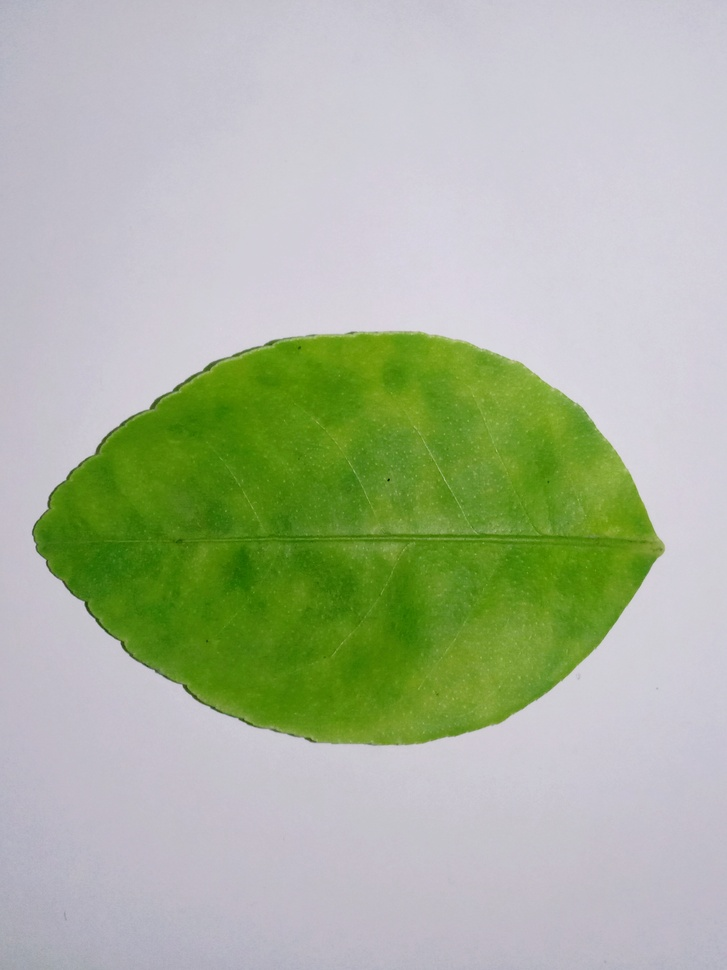
#> input picture images/daun_jeruk_nipis/055.jpg, 727 x 970 px, shrunk from 2332 x 3112 before the run, found by its file name
$ jupyter execute rotate.ipynb   (shell and % lines are left out)
#> lines starting #> are read from the running program, lines starting #| are printed output that depends on the picture
<a href="https://colab.research.google.com/github/YobaGabus/computer-vision/blob/main/image_fundamental/rotate.ipynb" target="_parent"></a>

[cell 1]
# import the necessary packages
import matplotlib.pyplot as plt
import argparse
import imutils
import cv2

[cell 2]
def plt_imshow(title, image):
    # convert the image frame BGR to RGB color space and display it
	image = cv2.cvtColor(image, cv2.COLOR_BGR2RGB)
	plt.imshow(image)
	plt.title(title)
	plt.grid(False)
	plt.show()

[cell 3]
args = {
    "image": "055.jpg"
}

[cell 4]
# load the image and show it
image = cv2.imread(args["image"])
#> image is the input picture: shape (970, 727, 3); mean B, G, R 158.1, 181.9, 171
plt_imshow("Original", image)

# grab the dimensions of the image and calculate the center of the
# image
(h, w) = image.shape[:2]
#> h = 970; w = 727
(cX, cY) = (w // 2, h // 2)
#> cX = 363; cY = 485

# rotate our image by 45 degrees around the center of the image
M = cv2.getRotationMatrix2D((cX, cY), 45, 1.0)
rotated = cv2.warpAffine(image, M, (w, h))
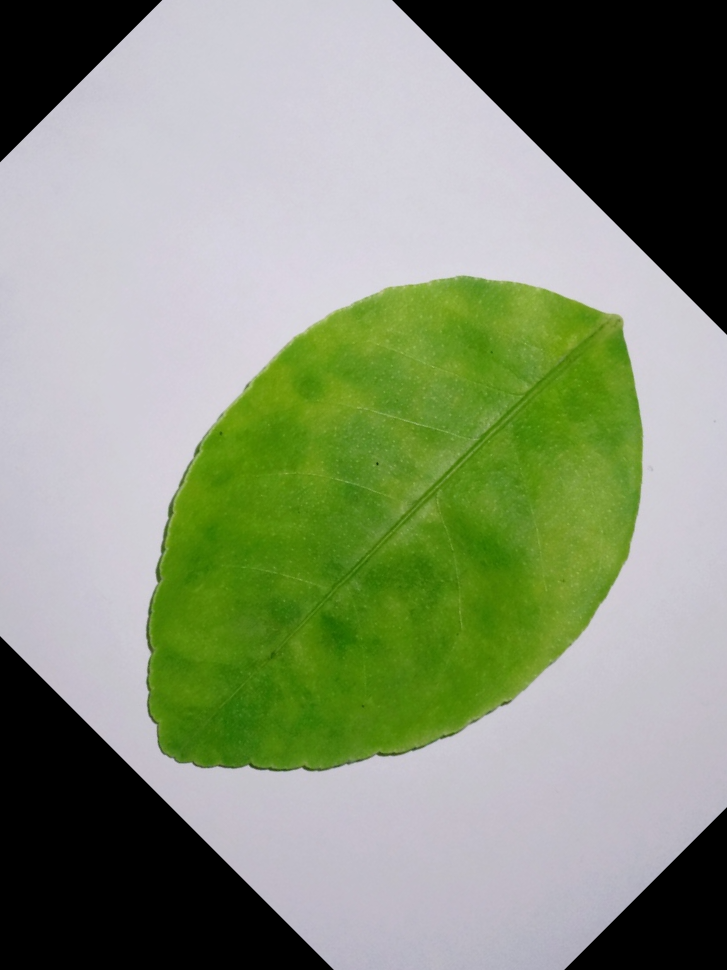
#> rotated: shape (970, 727, 3); mean B, G, R 118.7, 144.5, 133.1
plt_imshow("Rotated by 45 Degrees", rotated)

# rotate our image by -90 degrees around the image
M = cv2.getRotationMatrix2D((cX, cY), -90, 1.0)
rotated = cv2.warpAffine(image, M, (w, h))
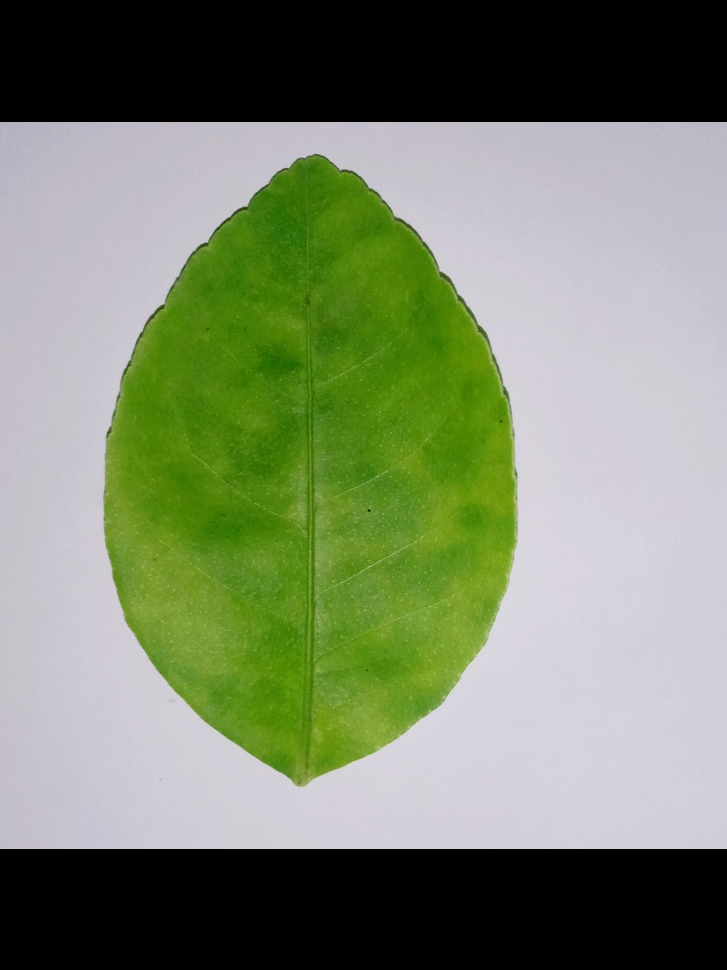
#> rotated: shape (970, 727, 3); mean B, G, R 107.5, 133.8, 122.3
plt_imshow("Rotated by -90 Degrees", rotated)

[cell 5]
# rotate our image around an arbitrary point rather than the center
M = cv2.getRotationMatrix2D((10, 10), 45, 1.0)
rotated = cv2.warpAffine(image, M, (w, h))
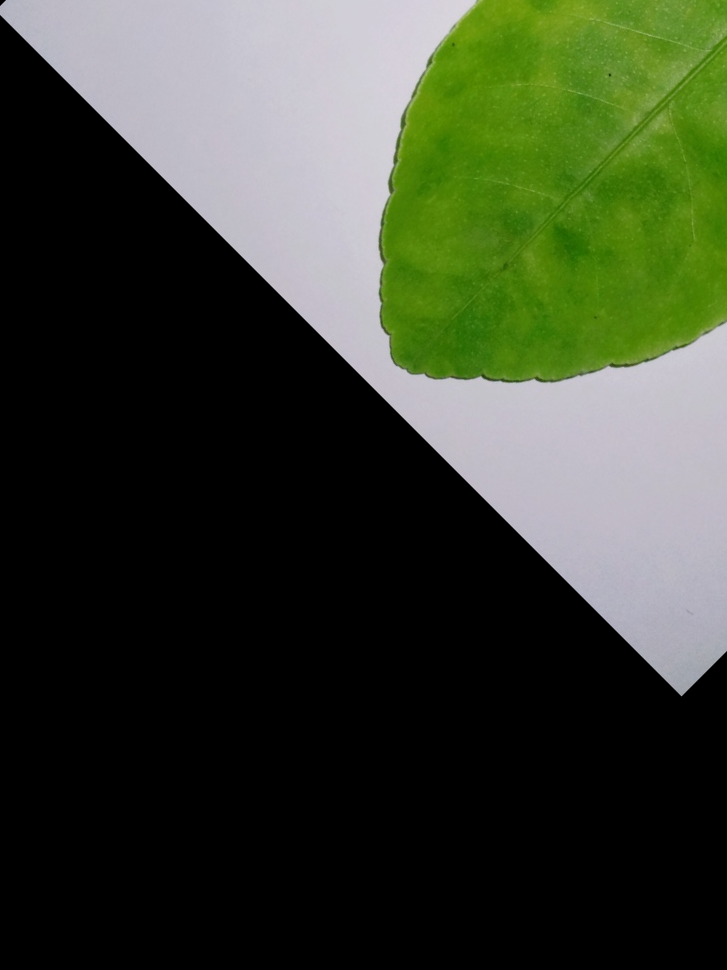
#> rotated: shape (970, 727, 3); mean B, G, R 46.8, 64.1, 56.2
plt_imshow("Rotated by Arbitrary Point", rotated)

[cell 6]
# use our imutils function to rotate an image 180 degrees
rotated = imutils.rotate(image, 180)
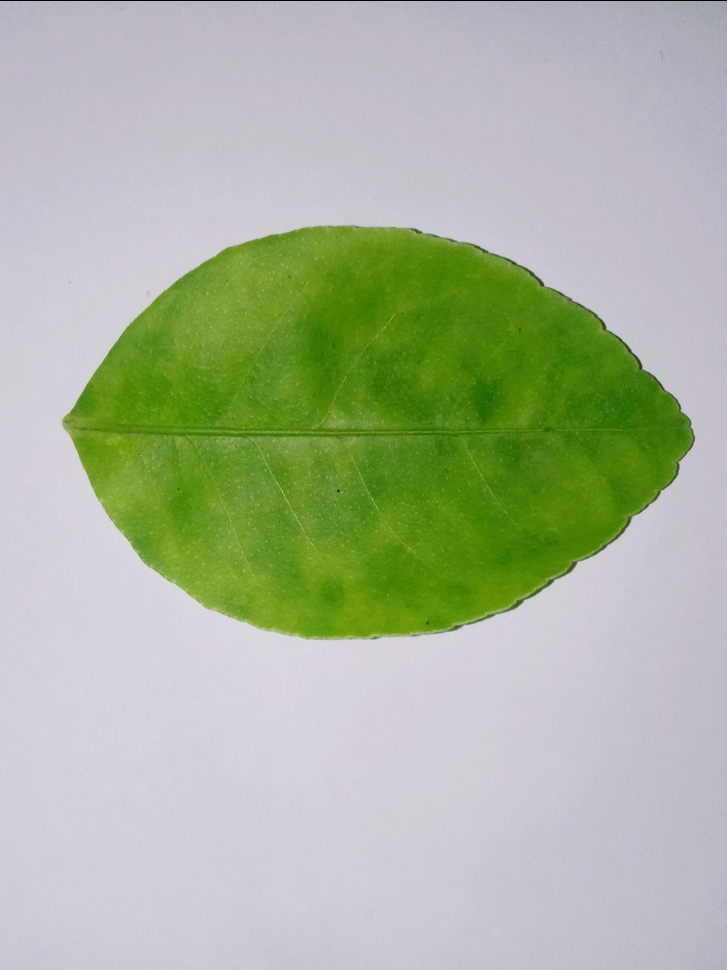
#> rotated: shape (970, 727, 3); mean B, G, R 157.9, 181.7, 170.8
plt_imshow("Rotated by 180 Degrees", rotated)

[cell 7]
# rotate our image by 33 degrees counterclockwise, ensuring the
# entire rotated image still views in the viewing area
rotated = imutils.rotate_bound(image, -33)
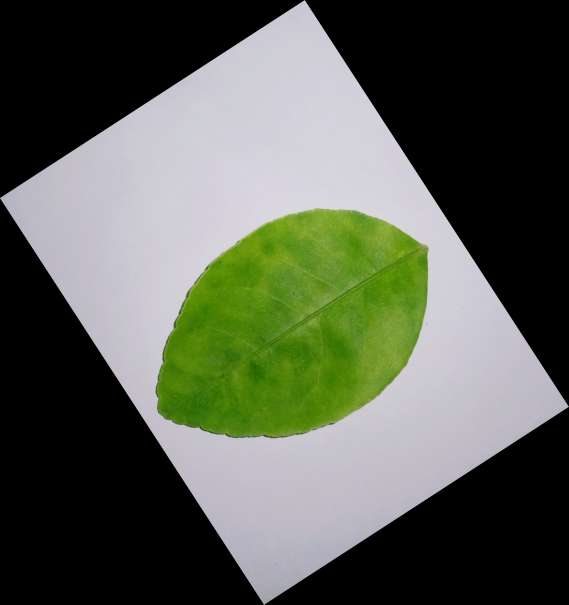
#> rotated: shape (1209, 1138, 3) (shown at 1/2 size); mean B, G, R 81.1, 93.2, 87.6
plt_imshow("Rotated Without Cropping", rotated)

$ run again, with images/daun_jeruk_nipis/001.jpg copied over images/daun_jeruk_nipis/055.jpg
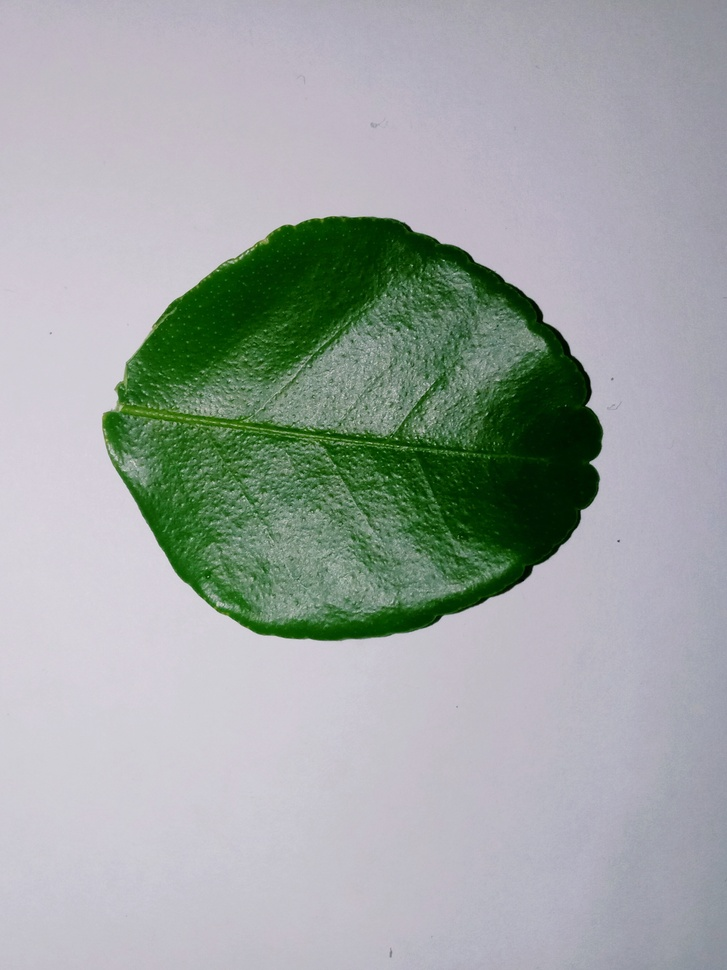
#> input picture images/daun_jeruk_nipis/001.jpg, 727 x 970 px, shrunk from 2332 x 3112 before the run, found by its file name
#> image is the input picture: shape (970, 727, 3); mean B, G, R 164.3, 166.3, 159.2
#> `rotated = imutils.rotate(image, 180)`:
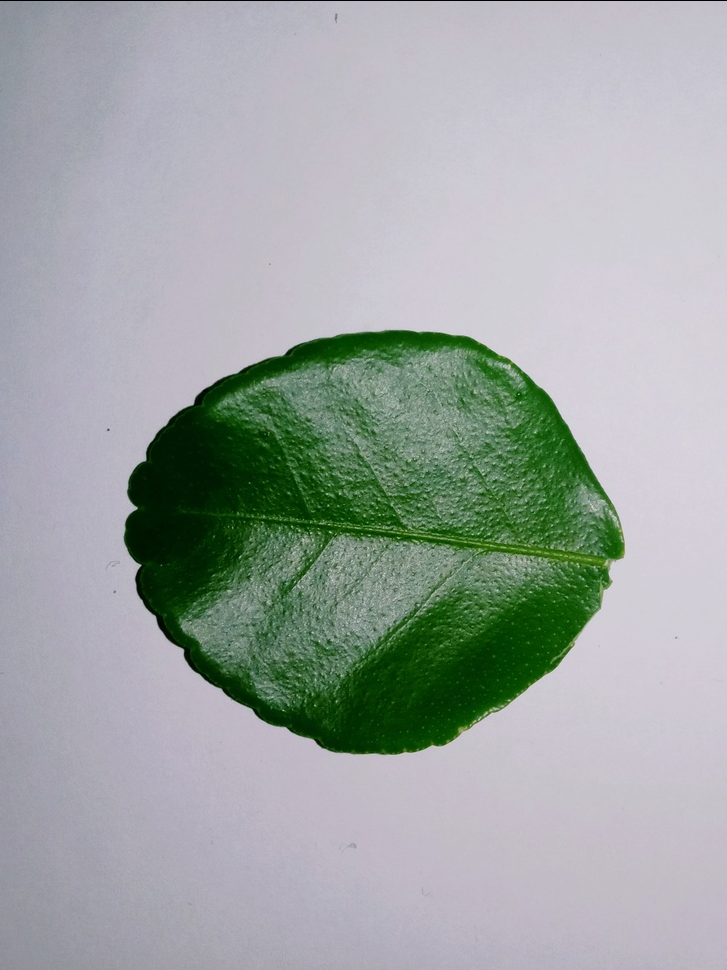
#> rotated: shape (970, 727, 3); mean B, G, R 164.1, 166.2, 159
#> `rotated = imutils.rotate_bound(image, -33)`:
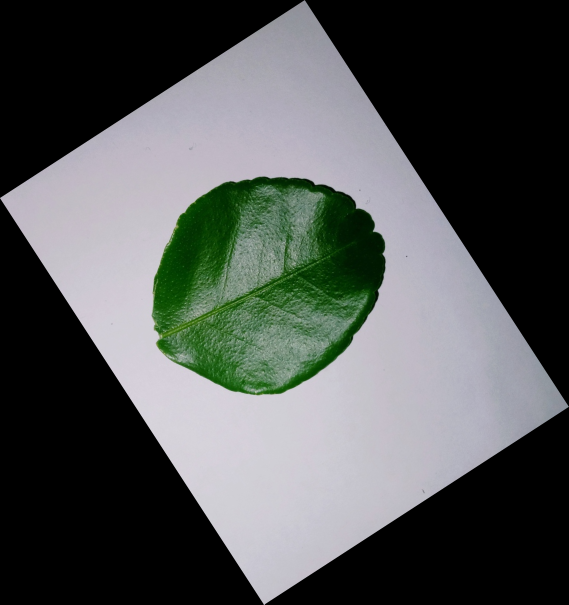
#> rotated: shape (1209, 1138, 3) (shown at 1/2 size); mean B, G, R 84.2, 85.3, 81.6
#> image: shape (1209, 1138, 3)

$ run again, with images/daun_jeruk_nipis/002.jpg copied over images/daun_jeruk_nipis/055.jpg
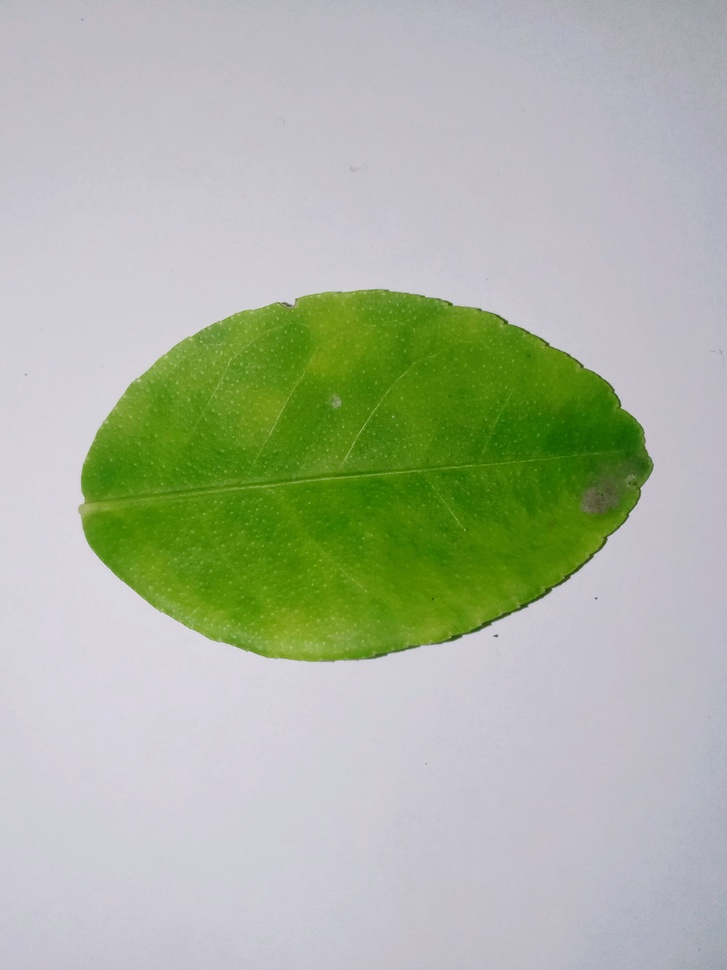
#> input picture images/daun_jeruk_nipis/002.jpg, 727 x 970 px, shrunk from 2332 x 3112 before the run, found by its file name
#> image is the input picture: shape (970, 727, 3); mean B, G, R 162.2, 181.7, 171.9
#> `rotated = imutils.rotate(image, 180)`:
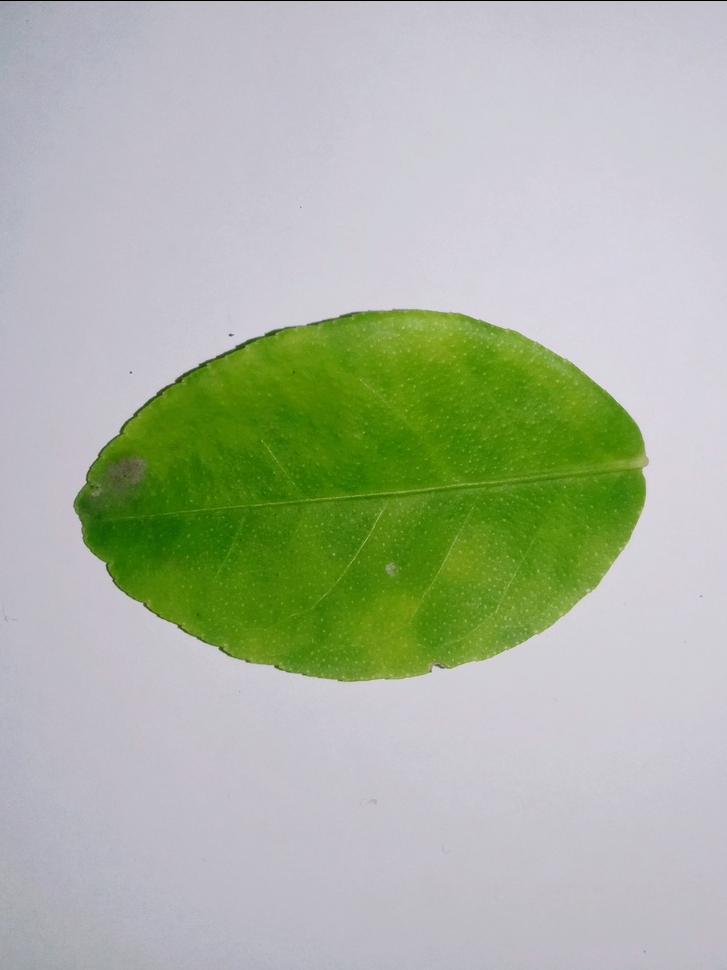
#> rotated: shape (970, 727, 3); mean B, G, R 162.1, 181.5, 171.7
#> `rotated = imutils.rotate_bound(image, -33)`:
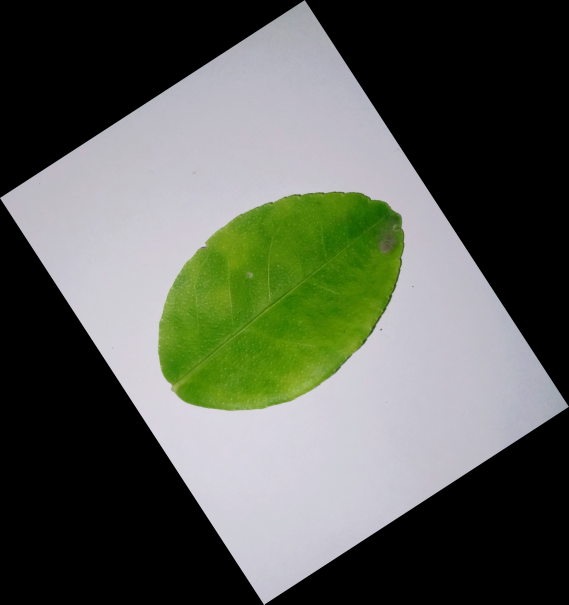
#> rotated: shape (1209, 1138, 3) (shown at 1/2 size); mean B, G, R 83.2, 93.1, 88.1
#> image: shape (1209, 1138, 3)

$ run again, with images/daun_jeruk_nipis/003.jpg copied over images/daun_jeruk_nipis/055.jpg
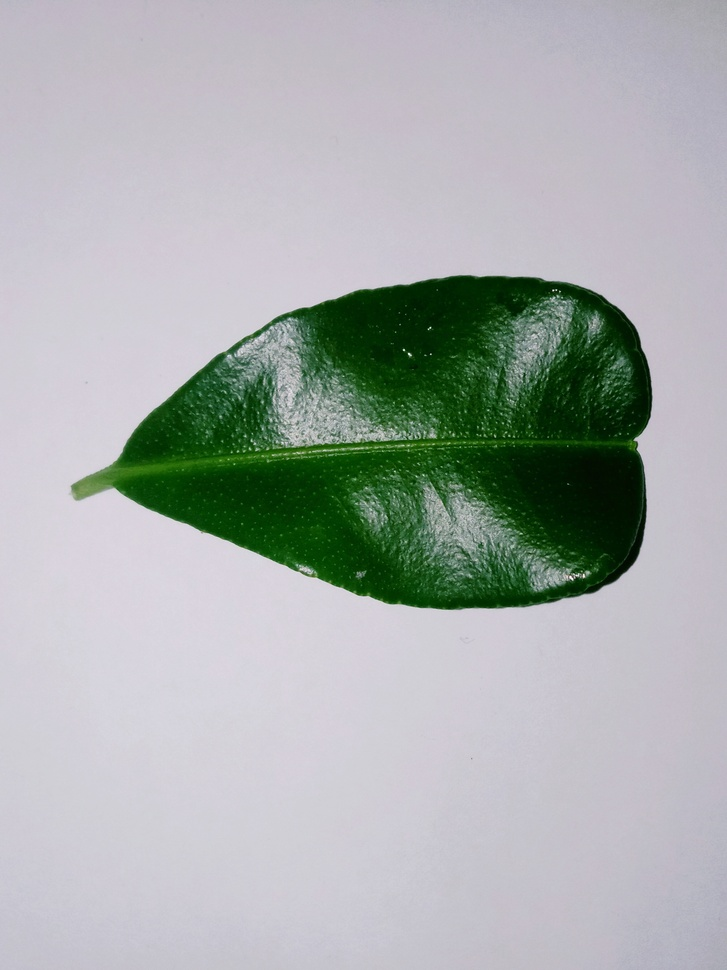
#> input picture images/daun_jeruk_nipis/003.jpg, 727 x 970 px, shrunk from 2332 x 3112 before the run, found by its file name
#> image is the input picture: shape (970, 727, 3); mean B, G, R 173, 174.1, 168.6
#> `rotated = imutils.rotate(image, 180)`:
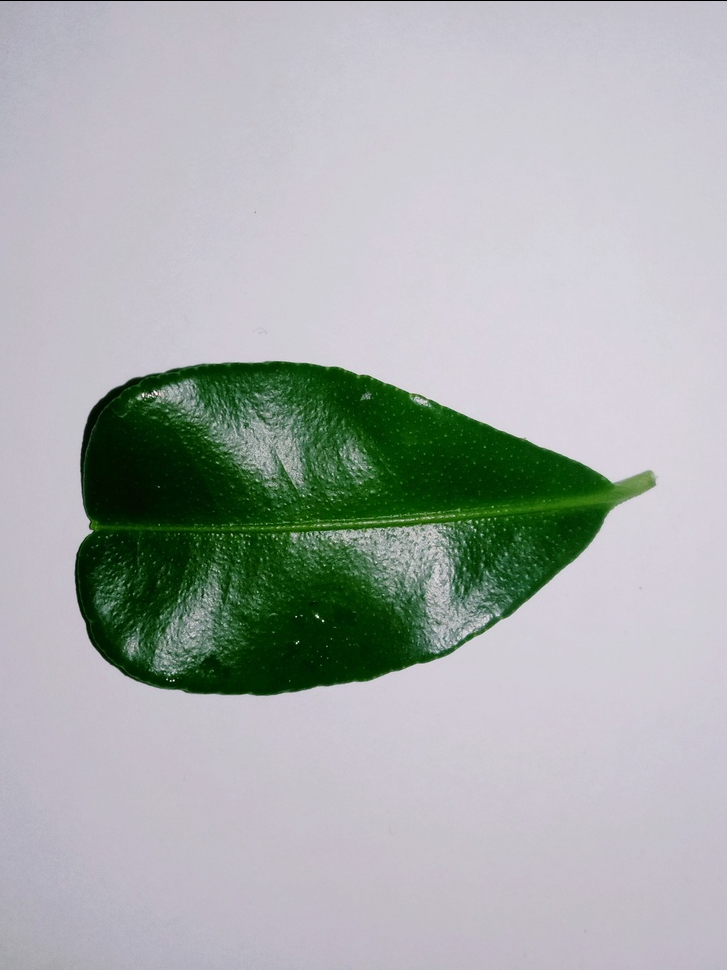
#> rotated: shape (970, 727, 3); mean B, G, R 172.8, 173.9, 168.4
#> `rotated = imutils.rotate_bound(image, -33)`:
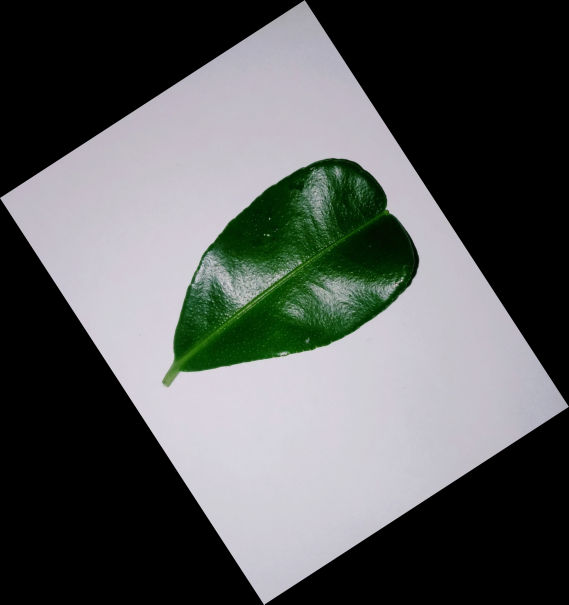
#> rotated: shape (1209, 1138, 3) (shown at 1/2 size); mean B, G, R 88.7, 89.2, 86.4
#> image: shape (1209, 1138, 3)
